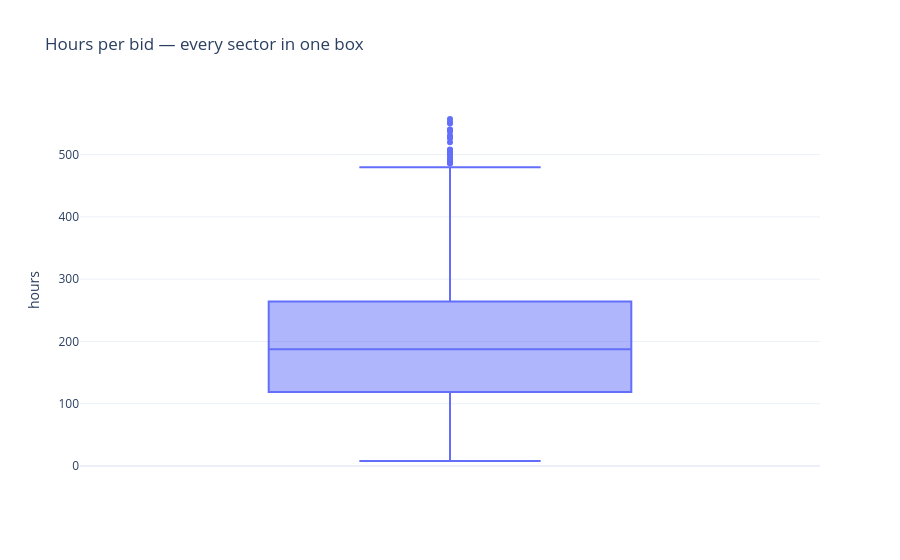

Source (notebook cell):
### Markdown cell above
A boxplot draws the same rule as the IQR fence in exercise 5: the box goes from Q1 to Q3,
the whiskers stop at the last value inside **Q1 − 1.5·IQR** and **Q3 + 1.5·IQR**, and every
value beyond them is drawn as a separate dot — a candidate outlier. One box over all the bids
(given):

### Code cell
px.box(effort, y="hours", points="outliers", title="Hours per bid — every sector in one box")

### Figure 1 — Plotly figure (JSON) as saved in the notebook; plotly's stock layout.template omitted (floating-point values rounded to 4 significant figures; data arrays with more than 128 entries replaced by an {"elided": "..."} marker saying what was removed)
{"data": [{"alignmentgroup": "True", "boxpoints": "outliers", "hovertemplate": "hours=%{y}<extra></extra>", "legendgroup": "", "marker": {"color": "#636efa"}, "name": "", "notched": false, "offsetgroup": "", "orientation": "v", "showlegend": false, "type": "box", "x0": " ", "xaxis": "x", "y": {"elided": "2000 float values"}, "y0": " ", "yaxis": "y"}], "layout": {"boxmode": "group", "legend": {"tracegroupgap": 0}, "title": {"text": "Hours per bid — every sector in one box"}, "xaxis": {"anchor": "y", "domain": [0, 1]}, "yaxis": {"anchor": "x", "domain": [0, 1], "title": {"text": "hours"}}}}
